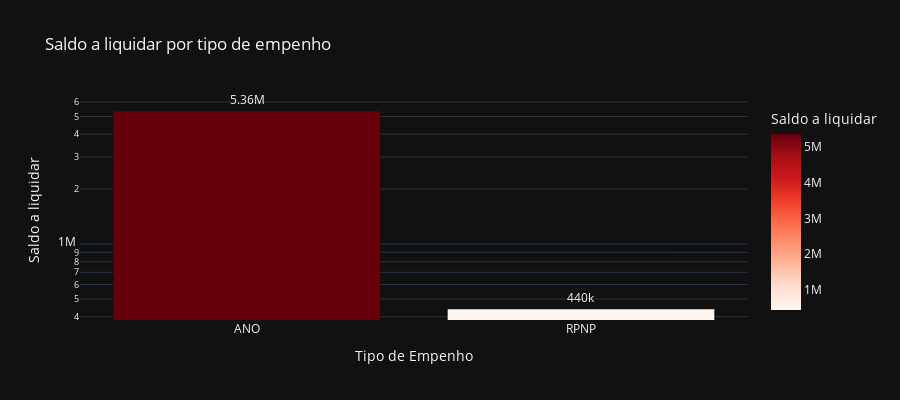

The notebook cell saved with this chart:
### Code cell
# Saldo a liquidar por tipo de Empenho
cols = ['TIPO', 'A_LIQUIDAR']

df_aux = df.loc[:, cols].groupby('TIPO').sum().sort_values(by= 'A_LIQUIDAR', ascending=False).reset_index()
df_aux = df_aux[df_aux['A_LIQUIDAR'] > 0]
fig = px.bar(df_aux, 
             x='TIPO', 
             y='A_LIQUIDAR',
             title='Saldo a liquidar por tipo de empenho',
             labels={'TIPO':'Tipo de Empenho', 'A_LIQUIDAR':'Saldo a liquidar'},
             text_auto='.3s',
             height=400,
             log_y=True,
             color='A_LIQUIDAR',
             color_continuous_scale = 'reds',
             template='plotly_dark')
fig.update_traces(textposition = 'outside', cliponaxis = False, hovertemplate=None)
fig.update_layout(hovermode="x unified")

fig.show()

### Figure 1 — Plotly figure (JSON) as saved in the notebook; plotly's stock layout.template omitted (floating-point values rounded to 4 significant figures)
{"data": [{"alignmentgroup": "True", "cliponaxis": false, "legendgroup": "", "marker": {"color": [5359000.0, 440400.0], "coloraxis": "coloraxis", "pattern": {"shape": ""}}, "name": "", "offsetgroup": "", "orientation": "v", "showlegend": false, "textposition": "outside", "texttemplate": "%{y:.3s}", "type": "bar", "x": ["ANO", "RPNP"], "xaxis": "x", "y": [5359000.0, 440400.0], "yaxis": "y"}], "layout": {"barmode": "relative", "coloraxis": {"colorbar": {"title": {"text": "Saldo a liquidar"}}, "colorscale": [[0, "rgb(255,245,240)"], [0.125, "rgb(254,224,210)"], [0.25, "rgb(252,187,161)"], [0.375, "rgb(252,146,114)"], [0.5, "rgb(251,106,74)"], [0.625, "rgb(239,59,44)"], [0.75, "rgb(203,24,29)"], [0.875, "rgb(165,15,21)"], [1, "rgb(103,0,13)"]]}, "height": 400, "hovermode": "x unified", "legend": {"tracegroupgap": 0}, "title": {"text": "Saldo a liquidar por tipo de empenho"}, "xaxis": {"anchor": "y", "domain": [0, 1], "title": {"text": "Tipo de Empenho"}}, "yaxis": {"anchor": "x", "domain": [0, 1], "title": {"text": "Saldo a liquidar"}, "type": "log"}}}
